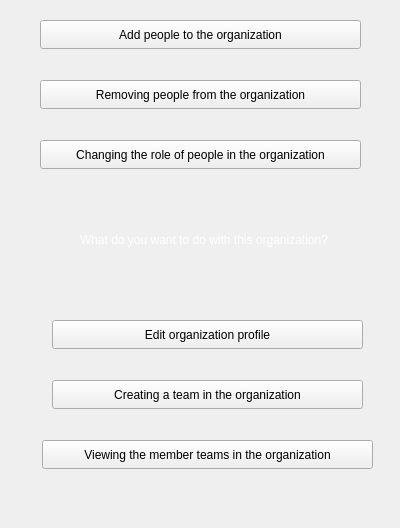
<?xml version="1.0" encoding="UTF-8"?>
<ui version="4.0">
 <class>making_decision_for_organ</class>
 <widget class="QWidget" name="making_decision_for_organ">
  <property name="geometry">
   <rect>
    <x>0</x>
    <y>0</y>
    <width>400</width>
    <height>528</height>
   </rect>
  </property>
  <property name="windowTitle">
   <string>Form</string>
  </property>
  <property name="styleSheet">
   <string notr="true">making_decision_for_organ
{
background-color:black;
}</string>
  </property>
  <widget class="QPushButton" name="pushButton">
   <property name="geometry">
    <rect>
     <x>40</x>
     <y>20</y>
     <width>321</width>
     <height>29</height>
    </rect>
   </property>
   <property name="styleSheet">
    <string notr="true"/>
   </property>
   <property name="text">
    <string>Add people to the organization</string>
   </property>
  </widget>
  <widget class="QPushButton" name="pushButton_2">
   <property name="geometry">
    <rect>
     <x>40</x>
     <y>80</y>
     <width>321</width>
     <height>29</height>
    </rect>
   </property>
   <property name="text">
    <string>Removing people from the organization</string>
   </property>
  </widget>
  <widget class="QPushButton" name="pushButton_3">
   <property name="geometry">
    <rect>
     <x>40</x>
     <y>140</y>
     <width>321</width>
     <height>29</height>
    </rect>
   </property>
   <property name="text">
    <string>Changing the role of people in the organization</string>
   </property>
  </widget>
  <widget class="QPushButton" name="pushButton_4">
   <property name="geometry">
    <rect>
     <x>52</x>
     <y>320</y>
     <width>311</width>
     <height>29</height>
    </rect>
   </property>
   <property name="text">
    <string>Edit organization profile</string>
   </property>
  </widget>
  <widget class="QPushButton" name="pushButton_5">
   <property name="geometry">
    <rect>
     <x>52</x>
     <y>380</y>
     <width>311</width>
     <height>29</height>
    </rect>
   </property>
   <property name="text">
    <string>Creating a team in the organization</string>
   </property>
  </widget>
  <widget class="QPushButton" name="pushButton_6">
   <property name="geometry">
    <rect>
     <x>42</x>
     <y>440</y>
     <width>331</width>
     <height>29</height>
    </rect>
   </property>
   <property name="text">
    <string>Viewing the member teams in the organization</string>
   </property>
  </widget>
  <widget class="QLabel" name="label">
   <property name="geometry">
    <rect>
     <x>80</x>
     <y>230</y>
     <width>321</width>
     <height>20</height>
    </rect>
   </property>
   <property name="styleSheet">
    <string notr="true">#label
{
color:white;
}</string>
   </property>
   <property name="text">
    <string>What do you want to do with this organization?</string>
   </property>
  </widget>
 </widget>
 <resources/>
 <connections/>
</ui>
